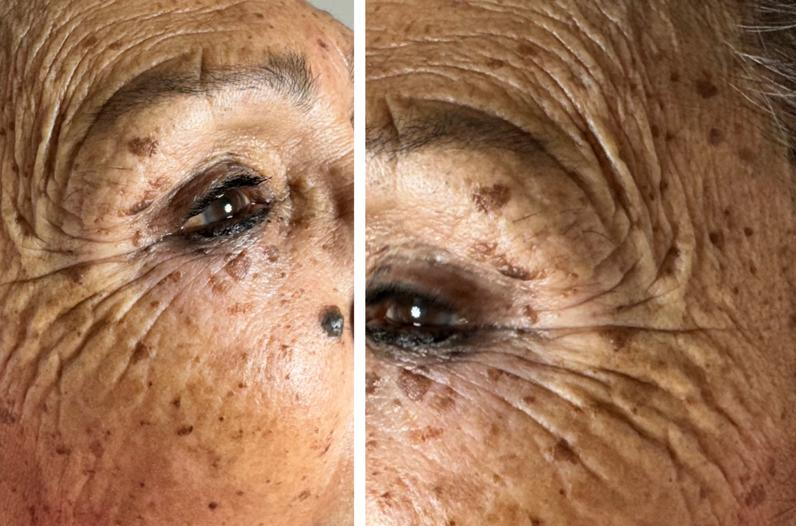
#> input picture assets/images/co2-case-1-antes.png, 796 x 526 px, given in place of ginecologia-laser.png, which was not available
$ python crop_gineco.py
#> lines starting #> are read from the running program, lines starting #| are printed output that depends on the picture
from PIL import Image
import os

img_path = r'c:\Users\Try Hard\Desktop\Nexte\dranoeliasandoval\assets\images\ginecologia-laser.png'
save_path = r'c:\Users\Try Hard\Desktop\Nexte\dranoeliasandoval\assets\images\ginecologia-laser-patient.png'

try:
    with Image.open(img_path) as img:
#> img is the input picture: PIL image 796x526 RGBA; mean R, G, B, A 157.8, 115.7, 86.2, 255
        width, height = img.size
#> width = 796; height = 526
        # Crop to show only the patient (left part of the image)
        # Left: 0, Top: 0, Right: 60% of width, Bottom: height
        # Slightly more than 60% might be better to capture the patient fully.
        left = 0
        top = 0
        right = int(width * 0.65)
#> right = 517
        bottom = height
#> bottom = 526

        cropped_img = img.crop((left, top, right, bottom))
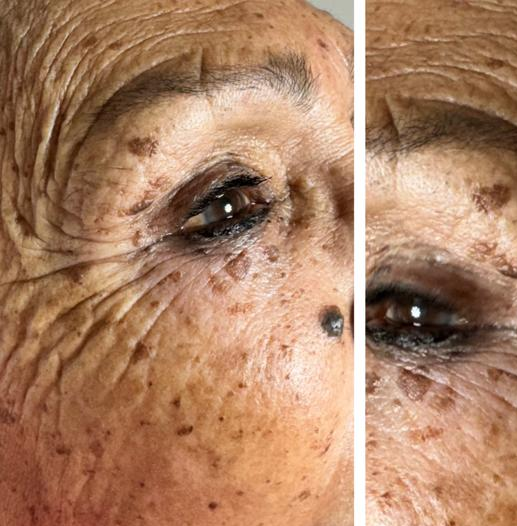
#> cropped_img: PIL image 517x526 RGBA; mean R, G, B, A 172, 129, 99.6, 255
        cropped_img.save(save_path)
        print(f"Image saved successfully to {save_path}")
except Exception as e:
    print(f"Error: {e}")

$ run again, on assets/images/endolaser-ginecomastia-antes.png
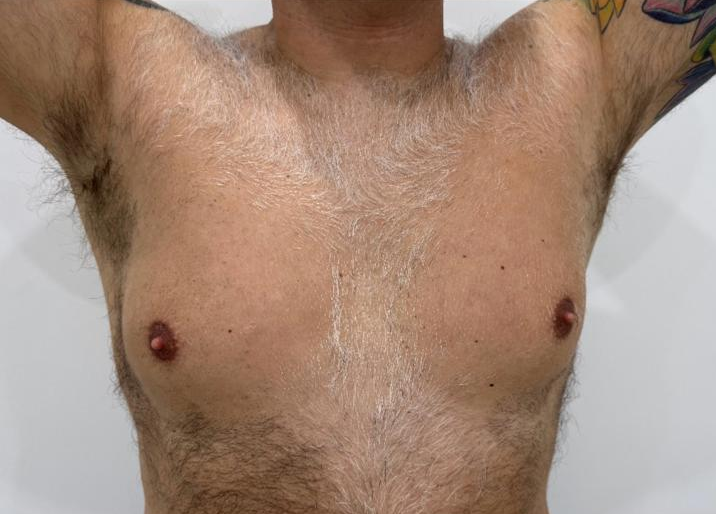
#> input picture assets/images/endolaser-ginecomastia-antes.png, 716 x 514 px, given in place of ginecologia-laser.png, which was not available
#> img is the input picture: PIL image 716x514 RGBA; mean R, G, B, A 164.4, 137.9, 121.4, 255
#> `cropped_img = img.crop((left, top, right, bottom))`:
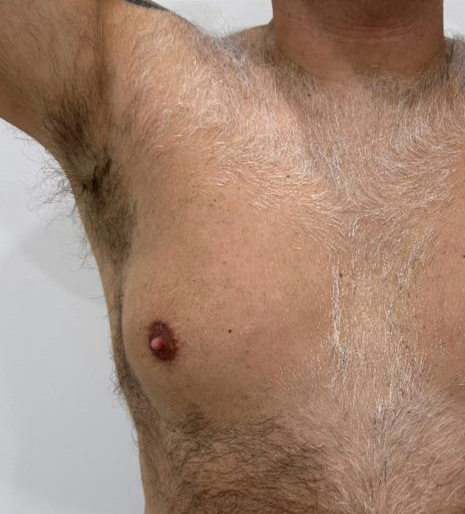
#> cropped_img: PIL image 465x514 RGBA; mean R, G, B, A 162.4, 132.4, 113.8, 255
